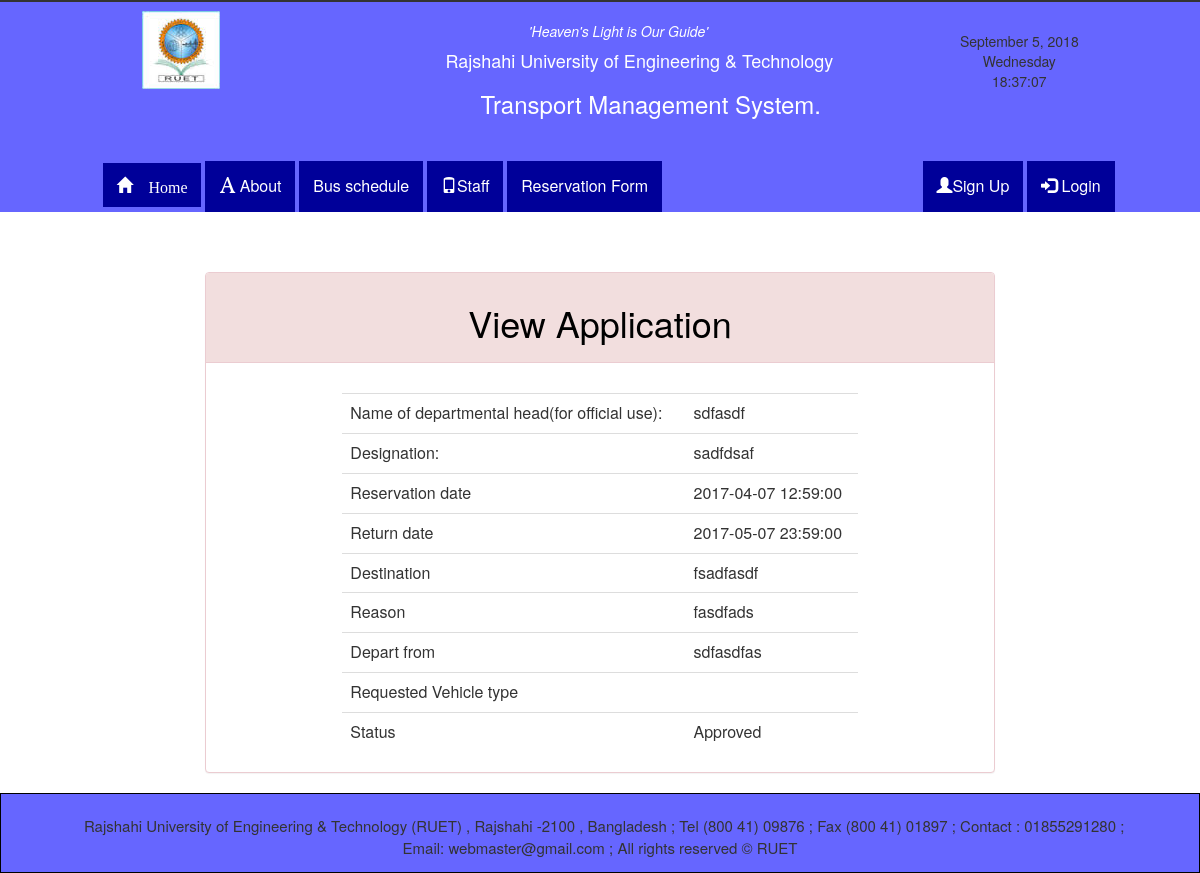
Page /view_application.php?id=3 (signed in) on the committed database.
### tables this page shows
CREATE TABLE `application` (
  `application_id` int(11) NOT NULL,
  `user_id` int(11) NOT NULL,
  `user_desig` varchar(50) NOT NULL,
  `dept_head` varchar(50) NOT NULL,
  `head_desig` varchar(20) NOT NULL,
  `reserve_date_time` datetime NOT NULL,
  `return_date_time` datetime NOT NULL,
  `destination` varchar(150) NOT NULL,
  `depart_from` varchar(150) NOT NULL,
  `reason` text NOT NULL,
  `status` varchar(50) NOT NULL,
  `vehicle_id` int(10) NOT NULL,
  `driver` varchar(30) NOT NULL,
  `helper` varchar(50) NOT NULL,
  `assigned_datetime` datetime NOT NULL,
  `approver` int(11) NOT NULL,
  `submitted_on` datetime NOT NULL DEFAULT CURRENT_TIMESTAMP,
  `vehicle_type` varchar(50) NOT NULL
);

### includes/database/connection.php (called while the page is built, shortened)
<?php
$connection = new mysqli(HOST, USER, PASSWORD, DATABASE);
function query_single_row($sql){
    global $connection;
    $result = $connection->query($sql);
    while($row = $result->fetch_assoc()){
        return $row;
    }
    return array();
}

### view_application.php (the view, shortened to what this page needs)
<html>
    <head>
    </head>
    <body>
        <?php
        require_once 'Head.php';
            ?>
        <?php
        include("includes/database/connection.php");
        $app = array();
        if ($_GET['id']) {
            $app = query_single_row('select * from application join users on application.user_id=users.id left join bus on bus.bus_id=application.vehicle_id where application_id=' . $_GET['id']);
        }
        ?>
		<div class="row">
<div class=" col-sm-2"></div>
<div class="col-sm-8">
 <div id="application" style="margin-top:50px"  >
                    <div class="panel panel-danger">
                        <div class="panel-heading"><h1 style="text-align:center;color:black">View Application</h1>
                        </div>
                        <div class="panel-body" >
 </div>
        <div class="row">
            <div class="col-lg-8 col-lg-offset-2">
                <table class="table">
                    <tbody>
                        <tr>
                            <td>Name of departmental head(for official use):</td>
                            <td><?php echo $app['dept_head']; ?></td>
                        </tr>
                        <tr>
                            <td>Designation:</td>
                            <td><?php echo $app['head_desig']; ?></td>
                        </tr>
                        <tr>
                            <td>Reservation date</td>
                            <td><?php echo $app['reserve_date_time']; ?></td>
                        </tr>
                        <tr>
                            <td>Return date</td>
                            <td><?php echo $app['return_date_time']; ?></td>
                        </tr>
                        <tr>
                            <td>Destination</td>
                            <td><?php echo $app['destination']; ?></td>
                        </tr>
                        <tr>
                            <td>Reason</td>
                            <td><?php echo $app['reason']; ?></td>
                        </tr>
                        <tr>
                            <td>Depart from</td>
                            <td><?php echo $app['depart_from']; ?></td>
                        </tr>
                        <tr>
                            <td>Requested Vehicle type</td>
                            <td><?php echo ucfirst($app['vehicle_type']); ?></td>
                        </tr>
                        <tr>
                            <td>Status</td>
                            <td><?php echo ucfirst($app['status']); ?></td>
                        </tr>
                    </tbody>
                </table>
            </div>
        </div>
		</div>
        </div>
		</div>
        <br/>
    </div>
<?php
require_once 'footer.php';
?>
</body>
</html>

### css/main.css (style rules this page uses)
html { color: #222; font-size: 1em; line-height: 1.4; }

### cssfile.css (style rules this page uses)
body { background-color:rgb(230,230,255); }

### rows in the picture
application: dept_head "sdfasdf", head_desig "sadfdsaf", reserve_date_time "2017-04-07 12:59:00", return_date_time "2017-05-07 23:59:00", destination "fsadfasdf", reason "fasdfads", depart_from "sdfasdfas", status "Approved"
